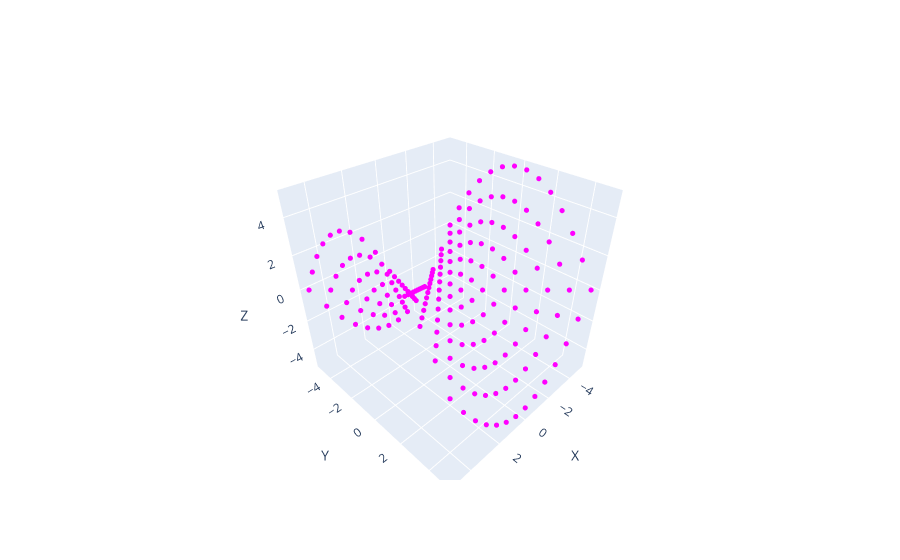

Write notebook code for a chart like this one.
### Code cell
fig = new_fig()

# Ajouter les points à la figure
add_points(points, fig, 'magenta')

fig.show()

### Figure 1 — Plotly figure (JSON) as saved in the notebook; plotly's stock layout.template omitted (floating-point values rounded to 4 significant figures)
{"data": [{"marker": {"color": "magenta", "size": 3}, "mode": "markers", "type": "scatter3d", "x": [-5], "y": [-5], "z": [0]}, {"marker": {"color": "magenta", "size": 3}, "mode": "markers", "type": "scatter3d", "x": [-4.231], "y": [-5], "z": [-1.429]}, {"marker": {"color": "magenta", "size": 3}, "mode": "markers", "type": "scatter3d", "x": [-3.462], "y": [-5], "z": [-2.619]}, {"marker": {"color": "magenta", "size": 3}, "mode": "markers", "type": "scatter3d", "x": [-2.692], "y": [-5], "z": [-3.571]}, {"marker": {"color": "magenta", "size": 3}, "mode": "markers", "type": "scatter3d", "x": [-1.923], "y": [-5], "z": [-4.286]}, {"marker": {"color": "magenta", "size": 3}, "mode": "markers", "type": "scatter3d", "x": [-1.154], "y": [-5], "z": [-4.762]}, {"marker": {"color": "magenta", "size": 3}, "mode": "markers", "type": "scatter3d", "x": [-0.3846], "y": [-5], "z": [-5]}, {"marker": {"color": "magenta", "size": 3}, "mode": "markers", "type": "scatter3d", "x": [0.3846], "y": [-5], "z": [-5]}, {"marker": {"color": "magenta", "size": 3}, "mode": "markers", "type": "scatter3d", "x": [1.154], "y": [-5], "z": [-4.762]}, {"marker": {"color": "magenta", "size": 3}, "mode": "markers", "type": "scatter3d", "x": [1.923], "y": [-5], "z": [-4.286]}, {"marker": {"color": "magenta", "size": 3}, "mode": "markers", "type": "scatter3d", "x": [2.692], "y": [-5], "z": [-3.571]}, {"marker": {"color": "magenta", "size": 3}, "mode": "markers", "type": "scatter3d", "x": [3.462], "y": [-5], "z": [-2.619]}, {"marker": {"color": "magenta", "size": 3}, "mode": "markers", "type": "scatter3d", "x": [4.231], "y": [-5], "z": [-1.429]}, {"marker": {"color": "magenta", "size": 3}, "mode": "markers", "type": "scatter3d", "x": [5], "y": [-5], "z": [0]}, {"marker": {"color": "magenta", "size": 3}, "mode": "markers", "type": "scatter3d", "x": [-5], "y": [-4.231], "z": [1.429]}, {"marker": {"color": "magenta", "size": 3}, "mode": "markers", "type": "scatter3d", "x": [-4.231], "y": [-4.231], "z": [0]}, {"marker": {"color": "magenta", "size": 3}, "mode": "markers", "type": "scatter3d", "x": [-3.462], "y": [-4.231], "z": [-1.19]}, {"marker": {"color": "magenta", "size": 3}, "mode": "markers", "type": "scatter3d", "x": [-2.692], "y": [-4.231], "z": [-2.143]}, {"marker": {"color": "magenta", "size": 3}, "mode": "markers", "type": "scatter3d", "x": [-1.923], "y": [-4.231], "z": [-2.857]}, {"marker": {"color": "magenta", "size": 3}, "mode": "markers", "type": "scatter3d", "x": [-1.154], "y": [-4.231], "z": [-3.333]}, {"marker": {"color": "magenta", "size": 3}, "mode": "markers", "type": "scatter3d", "x": [-0.3846], "y": [-4.231], "z": [-3.571]}, {"marker": {"color": "magenta", "size": 3}, "mode": "markers", "type": "scatter3d", "x": [0.3846], "y": [-4.231], "z": [-3.571]}, {"marker": {"color": "magenta", "size": 3}, "mode": "markers", "type": "scatter3d", "x": [1.154], "y": [-4.231], "z": [-3.333]}, {"marker": {"color": "magenta", "size": 3}, "mode": "markers", "type": "scatter3d", "x": [1.923], "y": [-4.231], "z": [-2.857]}, {"marker": {"color": "magenta", "size": 3}, "mode": "markers", "type": "scatter3d", "x": [2.692], "y": [-4.231], "z": [-2.143]}, {"marker": {"color": "magenta", "size": 3}, "mode": "markers", "type": "scatter3d", "x": [3.462], "y": [-4.231], "z": [-1.19]}, {"marker": {"color": "magenta", "size": 3}, "mode": "markers", "type": "scatter3d", "x": [4.231], "y": [-4.231], "z": [1.43e-15]}, {"marker": {"color": "magenta", "size": 3}, "mode": "markers", "type": "scatter3d", "x": [5], "y": [-4.231], "z": [1.429]}, {"marker": {"color": "magenta", "size": 3}, "mode": "markers", "type": "scatter3d", "x": [-5], "y": [-3.462], "z": [2.619]}, {"marker": {"color": "magenta", "size": 3}, "mode": "markers", "type": "scatter3d", "x": [-4.231], "y": [-3.462], "z": [1.19]}, {"marker": {"color": "magenta", "size": 3}, "mode": "markers", "type": "scatter3d", "x": [-3.462], "y": [-3.462], "z": [0]}, {"marker": {"color": "magenta", "size": 3}, "mode": "markers", "type": "scatter3d", "x": [-2.692], "y": [-3.462], "z": [-0.9524]}, {"marker": {"color": "magenta", "size": 3}, "mode": "markers", "type": "scatter3d", "x": [-1.923], "y": [-3.462], "z": [-1.667]}, {"marker": {"color": "magenta", "size": 3}, "mode": "markers", "type": "scatter3d", "x": [-1.154], "y": [-3.462], "z": [-2.143]}, {"marker": {"color": "magenta", "size": 3}, "mode": "markers", "type": "scatter3d", "x": [-0.3846], "y": [-3.462], "z": [-2.381]}, {"marker": {"color": "magenta", "size": 3}, "mode": "markers", "type": "scatter3d", "x": [0.3846], "y": [-3.462], "z": [-2.381]}, {"marker": {"color": "magenta", "size": 3}, "mode": "markers", "type": "scatter3d", "x": [1.154], "y": [-3.462], "z": [-2.143]}, {"marker": {"color": "magenta", "size": 3}, "mode": "markers", "type": "scatter3d", "x": [1.923], "y": [-3.462], "z": [-1.667]}, {"marker": {"color": "magenta", "size": 3}, "mode": "markers", "type": "scatter3d", "x": [2.692], "y": [-3.462], "z": [-0.9524]}, {"marker": {"color": "magenta", "size": 3}, "mode": "markers", "type": "scatter3d", "x": [3.462], "y": [-3.462], "z": [0]}, {"marker": {"color": "magenta", "size": 3}, "mode": "markers", "type": "scatter3d", "x": [4.231], "y": [-3.462], "z": [1.19]}, {"marker": {"color": "magenta", "size": 3}, "mode": "markers", "type": "scatter3d", "x": [5], "y": [-3.462], "z": [2.619]}, {"marker": {"color": "magenta", "size": 3}, "mode": "markers", "type": "scatter3d", "x": [-5], "y": [-2.692], "z": [3.571]}, {"marker": {"color": "magenta", "size": 3}, "mode": "markers", "type": "scatter3d", "x": [-4.231], "y": [-2.692], "z": [2.143]}, {"marker": {"color": "magenta", "size": 3}, "mode": "markers", "type": "scatter3d", "x": [-3.462], "y": [-2.692], "z": [0.9524]}, {"marker": {"color": "magenta", "size": 3}, "mode": "markers", "type": "scatter3d", "x": [-2.692], "y": [-2.692], "z": [0]}, {"marker": {"color": "magenta", "size": 3}, "mode": "markers", "type": "scatter3d", "x": [-1.923], "y": [-2.692], "z": [-0.7143]}, {"marker": {"color": "magenta", "size": 3}, "mode": "markers", "type": "scatter3d", "x": [-1.154], "y": [-2.692], "z": [-1.19]}, {"marker": {"color": "magenta", "size": 3}, "mode": "markers", "type": "scatter3d", "x": [-0.3846], "y": [-2.692], "z": [-1.429]}, {"marker": {"color": "magenta", "size": 3}, "mode": "markers", "type": "scatter3d", "x": [0.3846], "y": [-2.692], "z": [-1.429]}, {"marker": {"color": "magenta", "size": 3}, "mode": "markers", "type": "scatter3d", "x": [1.154], "y": [-2.692], "z": [-1.19]}, {"marker": {"color": "magenta", "size": 3}, "mode": "markers", "type": "scatter3d", "x": [1.923], "y": [-2.692], "z": [-0.7143]}, {"marker": {"color": "magenta", "size": 3}, "mode": "markers", "type": "scatter3d", "x": [2.692], "y": [-2.692], "z": [3.574e-16]}, {"marker": {"color": "magenta", "size": 3}, "mode": "markers", "type": "scatter3d", "x": [3.462], "y": [-2.692], "z": [0.9524]}, {"marker": {"color": "magenta", "size": 3}, "mode": "markers", "type": "scatter3d", "x": [4.231], "y": [-2.692], "z": [2.143]}, {"marker": {"color": "magenta", "size": 3}, "mode": "markers", "type": "scatter3d", "x": [5], "y": [-2.692], "z": [3.571]}, {"marker": {"color": "magenta", "size": 3}, "mode": "markers", "type": "scatter3d", "x": [-5], "y": [-1.923], "z": [4.286]}, {"marker": {"color": "magenta", "size": 3}, "mode": "markers", "type": "scatter3d", "x": [-4.231], "y": [-1.923], "z": [2.857]}, {"marker": {"color": "magenta", "size": 3}, "mode": "markers", "type": "scatter3d", "x": [-3.462], "y": [-1.923], "z": [1.667]}, {"marker": {"color": "magenta", "size": 3}, "mode": "markers", "type": "scatter3d", "x": [-2.692], "y": [-1.923], "z": [0.7143]}, {"marker": {"color": "magenta", "size": 3}, "mode": "markers", "type": "scatter3d", "x": [-1.923], "y": [-1.923], "z": [0]}, {"marker": {"color": "magenta", "size": 3}, "mode": "markers", "type": "scatter3d", "x": [-1.154], "y": [-1.923], "z": [-0.4762]}, {"marker": {"color": "magenta", "size": 3}, "mode": "markers", "type": "scatter3d", "x": [-0.3846], "y": [-1.923], "z": [-0.7143]}, {"marker": {"color": "magenta", "size": 3}, "mode": "markers", "type": "scatter3d", "x": [0.3846], "y": [-1.923], "z": [-0.7143]}, {"marker": {"color": "magenta", "size": 3}, "mode": "markers", "type": "scatter3d", "x": [1.154], "y": [-1.923], "z": [-0.4762]}, {"marker": {"color": "magenta", "size": 3}, "mode": "markers", "type": "scatter3d", "x": [1.923], "y": [-1.923], "z": [3.574e-16]}, {"marker": {"color": "magenta", "size": 3}, "mode": "markers", "type": "scatter3d", "x": [2.692], "y": [-1.923], "z": [0.7143]}, {"marker": {"color": "magenta", "size": 3}, "mode": "markers", "type": "scatter3d", "x": [3.462], "y": [-1.923], "z": [1.667]}, {"marker": {"color": "magenta", "size": 3}, "mode": "markers", "type": "scatter3d", "x": [4.231], "y": [-1.923], "z": [2.857]}, {"marker": {"color": "magenta", "size": 3}, "mode": "markers", "type": "scatter3d", "x": [5], "y": [-1.923], "z": [4.286]}, {"marker": {"color": "magenta", "size": 3}, "mode": "markers", "type": "scatter3d", "x": [-5], "y": [-1.154], "z": [4.762]}, {"marker": {"color": "magenta", "size": 3}, "mode": "markers", "type": "scatter3d", "x": [-4.231], "y": [-1.154], "z": [3.333]}, {"marker": {"color": "magenta", "size": 3}, "mode": "markers", "type": "scatter3d", "x": [-3.462], "y": [-1.154], "z": [2.143]}, {"marker": {"color": "magenta", "size": 3}, "mode": "markers", "type": "scatter3d", "x": [-2.692], "y": [-1.154], "z": [1.19]}, {"marker": {"color": "magenta", "size": 3}, "mode": "markers", "type": "scatter3d", "x": [-1.923], "y": [-1.154], "z": [0.4762]}, {"marker": {"color": "magenta", "size": 3}, "mode": "markers", "type": "scatter3d", "x": [-1.154], "y": [-1.154], "z": [0]}, {"marker": {"color": "magenta", "size": 3}, "mode": "markers", "type": "scatter3d", "x": [-0.3846], "y": [-1.154], "z": [-0.2381]}, {"marker": {"color": "magenta", "size": 3}, "mode": "markers", "type": "scatter3d", "x": [0.3846], "y": [-1.154], "z": [-0.2381]}, {"marker": {"color": "magenta", "size": 3}, "mode": "markers", "type": "scatter3d", "x": [1.154], "y": [-1.154], "z": [2.234e-16]}, {"marker": {"color": "magenta", "size": 3}, "mode": "markers", "type": "scatter3d", "x": [1.923], "y": [-1.154], "z": [0.4762]}, {"marker": {"color": "magenta", "size": 3}, "mode": "markers", "type": "scatter3d", "x": [2.692], "y": [-1.154], "z": [1.19]}, {"marker": {"color": "magenta", "size": 3}, "mode": "markers", "type": "scatter3d", "x": [3.462], "y": [-1.154], "z": [2.143]}, {"marker": {"color": "magenta", "size": 3}, "mode": "markers", "type": "scatter3d", "x": [4.231], "y": [-1.154], "z": [3.333]}, {"marker": {"color": "magenta", "size": 3}, "mode": "markers", "type": "scatter3d", "x": [5], "y": [-1.154], "z": [4.762]}, {"marker": {"color": "magenta", "size": 3}, "mode": "markers", "type": "scatter3d", "x": [-5], "y": [-0.3846], "z": [5]}, {"marker": {"color": "magenta", "size": 3}, "mode": "markers", "type": "scatter3d", "x": [-4.231], "y": [-0.3846], "z": [3.571]}, {"marker": {"color": "magenta", "size": 3}, "mode": "markers", "type": "scatter3d", "x": [-3.462], "y": [-0.3846], "z": [2.381]}, {"marker": {"color": "magenta", "size": 3}, "mode": "markers", "type": "scatter3d", "x": [-2.692], "y": [-0.3846], "z": [1.429]}, {"marker": {"color": "magenta", "size": 3}, "mode": "markers", "type": "scatter3d", "x": [-1.923], "y": [-0.3846], "z": [0.7143]}, {"marker": {"color": "magenta", "size": 3}, "mode": "markers", "type": "scatter3d", "x": [-1.154], "y": [-0.3846], "z": [0.2381]}, {"marker": {"color": "magenta", "size": 3}, "mode": "markers", "type": "scatter3d", "x": [-0.3846], "y": [-0.3846], "z": [0]}, {"marker": {"color": "magenta", "size": 3}, "mode": "markers", "type": "scatter3d", "x": [0.3846], "y": [-0.3846], "z": [1.34e-16]}, {"marker": {"color": "magenta", "size": 3}, "mode": "markers", "type": "scatter3d", "x": [1.154], "y": [-0.3846], "z": [0.2381]}, {"marker": {"color": "magenta", "size": 3}, "mode": "markers", "type": "scatter3d", "x": [1.923], "y": [-0.3846], "z": [0.7143]}, {"marker": {"color": "magenta", "size": 3}, "mode": "markers", "type": "scatter3d", "x": [2.692], "y": [-0.3846], "z": [1.429]}, {"marker": {"color": "magenta", "size": 3}, "mode": "markers", "type": "scatter3d", "x": [3.462], "y": [-0.3846], "z": [2.381]}, {"marker": {"color": "magenta", "size": 3}, "mode": "markers", "type": "scatter3d", "x": [4.231], "y": [-0.3846], "z": [3.571]}, {"marker": {"color": "magenta", "size": 3}, "mode": "markers", "type": "scatter3d", "x": [5], "y": [-0.3846], "z": [5]}, {"marker": {"color": "magenta", "size": 3}, "mode": "markers", "type": "scatter3d", "x": [-5], "y": [0.3846], "z": [5]}, {"marker": {"color": "magenta", "size": 3}, "mode": "markers", "type": "scatter3d", "x": [-4.231], "y": [0.3846], "z": [3.571]}, {"marker": {"color": "magenta", "size": 3}, "mode": "markers", "type": "scatter3d", "x": [-3.462], "y": [0.3846], "z": [2.381]}, {"marker": {"color": "magenta", "size": 3}, "mode": "markers", "type": "scatter3d", "x": [-2.692], "y": [0.3846], "z": [1.429]}, {"marker": {"color": "magenta", "size": 3}, "mode": "markers", "type": "scatter3d", "x": [-1.923], "y": [0.3846], "z": [0.7143]}, {"marker": {"color": "magenta", "size": 3}, "mode": "markers", "type": "scatter3d", "x": [-1.154], "y": [0.3846], "z": [0.2381]}, {"marker": {"color": "magenta", "size": 3}, "mode": "markers", "type": "scatter3d", "x": [-0.3846], "y": [0.3846], "z": [-1.34e-16]}, {"marker": {"color": "magenta", "size": 3}, "mode": "markers", "type": "scatter3d", "x": [0.3846], "y": [0.3846], "z": [0]}, {"marker": {"color": "magenta", "size": 3}, "mode": "markers", "type": "scatter3d", "x": [1.154], "y": [0.3846], "z": [0.2381]}, {"marker": {"color": "magenta", "size": 3}, "mode": "markers", "type": "scatter3d", "x": [1.923], "y": [0.3846], "z": [0.7143]}, {"marker": {"color": "magenta", "size": 3}, "mode": "markers", "type": "scatter3d", "x": [2.692], "y": [0.3846], "z": [1.429]}, {"marker": {"color": "magenta", "size": 3}, "mode": "markers", "type": "scatter3d", "x": [3.462], "y": [0.3846], "z": [2.381]}, {"marker": {"color": "magenta", "size": 3}, "mode": "markers", "type": "scatter3d", "x": [4.231], "y": [0.3846], "z": [3.571]}, {"marker": {"color": "magenta", "size": 3}, "mode": "markers", "type": "scatter3d", "x": [5], "y": [0.3846], "z": [5]}, {"marker": {"color": "magenta", "size": 3}, "mode": "markers", "type": "scatter3d", "x": [-5], "y": [1.154], "z": [4.762]}, {"marker": {"color": "magenta", "size": 3}, "mode": "markers", "type": "scatter3d", "x": [-4.231], "y": [1.154], "z": [3.333]}, {"marker": {"color": "magenta", "size": 3}, "mode": "markers", "type": "scatter3d", "x": [-3.462], "y": [1.154], "z": [2.143]}, {"marker": {"color": "magenta", "size": 3}, "mode": "markers", "type": "scatter3d", "x": [-2.692], "y": [1.154], "z": [1.19]}, {"marker": {"color": "magenta", "size": 3}, "mode": "markers", "type": "scatter3d", "x": [-1.923], "y": [1.154], "z": [0.4762]}, {"marker": {"color": "magenta", "size": 3}, "mode": "markers", "type": "scatter3d", "x": [-1.154], "y": [1.154], "z": [-2.234e-16]}, {"marker": {"color": "magenta", "size": 3}, "mode": "markers", "type": "scatter3d", "x": [-0.3846], "y": [1.154], "z": [-0.2381]}, {"marker": {"color": "magenta", "size": 3}, "mode": "markers", "type": "scatter3d", "x": [0.3846], "y": [1.154], "z": [-0.2381]}, {"marker": {"color": "magenta", "size": 3}, "mode": "markers", "type": "scatter3d", "x": [1.154], "y": [1.154], "z": [0]}, {"marker": {"color": "magenta", "size": 3}, "mode": "markers", "type": "scatter3d", "x": [1.923], "y": [1.154], "z": [0.4762]}, {"marker": {"color": "magenta", "size": 3}, "mode": "markers", "type": "scatter3d", "x": [2.692], "y": [1.154], "z": [1.19]}, {"marker": {"color": "magenta", "size": 3}, "mode": "markers", "type": "scatter3d", "x": [3.462], "y": [1.154], "z": [2.143]}, {"marker": {"color": "magenta", "size": 3}, "mode": "markers", "type": "scatter3d", "x": [4.231], "y": [1.154], "z": [3.333]}, {"marker": {"color": "magenta", "size": 3}, "mode": "markers", "type": "scatter3d", "x": [5], "y": [1.154], "z": [4.762]}, {"marker": {"color": "magenta", "size": 3}, "mode": "markers", "type": "scatter3d", "x": [-5], "y": [1.923], "z": [4.286]}, {"marker": {"color": "magenta", "size": 3}, "mode": "markers", "type": "scatter3d", "x": [-4.231], "y": [1.923], "z": [2.857]}, {"marker": {"color": "magenta", "size": 3}, "mode": "markers", "type": "scatter3d", "x": [-3.462], "y": [1.923], "z": [1.667]}, {"marker": {"color": "magenta", "size": 3}, "mode": "markers", "type": "scatter3d", "x": [-2.692], "y": [1.923], "z": [0.7143]}, {"marker": {"color": "magenta", "size": 3}, "mode": "markers", "type": "scatter3d", "x": [-1.923], "y": [1.923], "z": [-3.574e-16]}, {"marker": {"color": "magenta", "size": 3}, "mode": "markers", "type": "scatter3d", "x": [-1.154], "y": [1.923], "z": [-0.4762]}, {"marker": {"color": "magenta", "size": 3}, "mode": "markers", "type": "scatter3d", "x": [-0.3846], "y": [1.923], "z": [-0.7143]}, {"marker": {"color": "magenta", "size": 3}, "mode": "markers", "type": "scatter3d", "x": [0.3846], "y": [1.923], "z": [-0.7143]}, {"marker": {"color": "magenta", "size": 3}, "mode": "markers", "type": "scatter3d", "x": [1.154], "y": [1.923], "z": [-0.4762]}, {"marker": {"color": "magenta", "size": 3}, "mode": "markers", "type": "scatter3d", "x": [1.923], "y": [1.923], "z": [0]}, {"marker": {"color": "magenta", "size": 3}, "mode": "markers", "type": "scatter3d", "x": [2.692], "y": [1.923], "z": [0.7143]}, {"marker": {"color": "magenta", "size": 3}, "mode": "markers", "type": "scatter3d", "x": [3.462], "y": [1.923], "z": [1.667]}, {"marker": {"color": "magenta", "size": 3}, "mode": "markers", "type": "scatter3d", "x": [4.231], "y": [1.923], "z": [2.857]}, {"marker": {"color": "magenta", "size": 3}, "mode": "markers", "type": "scatter3d", "x": [5], "y": [1.923], "z": [4.286]}, {"marker": {"color": "magenta", "size": 3}, "mode": "markers", "type": "scatter3d", "x": [-5], "y": [2.692], "z": [3.571]}, {"marker": {"color": "magenta", "size": 3}, "mode": "markers", "type": "scatter3d", "x": [-4.231], "y": [2.692], "z": [2.143]}, {"marker": {"color": "magenta", "size": 3}, "mode": "markers", "type": "scatter3d", "x": [-3.462], "y": [2.692], "z": [0.9524]}, {"marker": {"color": "magenta", "size": 3}, "mode": "markers", "type": "scatter3d", "x": [-2.692], "y": [2.692], "z": [-3.574e-16]}, {"marker": {"color": "magenta", "size": 3}, "mode": "markers", "type": "scatter3d", "x": [-1.923], "y": [2.692], "z": [-0.7143]}, {"marker": {"color": "magenta", "size": 3}, "mode": "markers", "type": "scatter3d", "x": [-1.154], "y": [2.692], "z": [-1.19]}, {"marker": {"color": "magenta", "size": 3}, "mode": "markers", "type": "scatter3d", "x": [-0.3846], "y": [2.692], "z": [-1.429]}, {"marker": {"color": "magenta", "size": 3}, "mode": "markers", "type": "scatter3d", "x": [0.3846], "y": [2.692], "z": [-1.429]}, {"marker": {"color": "magenta", "size": 3}, "mode": "markers", "type": "scatter3d", "x": [1.154], "y": [2.692], "z": [-1.19]}, {"marker": {"color": "magenta", "size": 3}, "mode": "markers", "type": "scatter3d", "x": [1.923], "y": [2.692], "z": [-0.7143]}, {"marker": {"color": "magenta", "size": 3}, "mode": "markers", "type": "scatter3d", "x": [2.692], "y": [2.692], "z": [0]}, {"marker": {"color": "magenta", "size": 3}, "mode": "markers", "type": "scatter3d", "x": [3.462], "y": [2.692], "z": [0.9524]}, {"marker": {"color": "magenta", "size": 3}, "mode": "markers", "type": "scatter3d", "x": [4.231], "y": [2.692], "z": [2.143]}, {"marker": {"color": "magenta", "size": 3}, "mode": "markers", "type": "scatter3d", "x": [5], "y": [2.692], "z": [3.571]}, {"marker": {"color": "magenta", "size": 3}, "mode": "markers", "type": "scatter3d", "x": [-5], "y": [3.462], "z": [2.619]}, {"marker": {"color": "magenta", "size": 3}, "mode": "markers", "type": "scatter3d", "x": [-4.231], "y": [3.462], "z": [1.19]}, {"marker": {"color": "magenta", "size": 3}, "mode": "markers", "type": "scatter3d", "x": [-3.462], "y": [3.462], "z": [0]}, {"marker": {"color": "magenta", "size": 3}, "mode": "markers", "type": "scatter3d", "x": [-2.692], "y": [3.462], "z": [-0.9524]}, {"marker": {"color": "magenta", "size": 3}, "mode": "markers", "type": "scatter3d", "x": [-1.923], "y": [3.462], "z": [-1.667]}, {"marker": {"color": "magenta", "size": 3}, "mode": "markers", "type": "scatter3d", "x": [-1.154], "y": [3.462], "z": [-2.143]}, {"marker": {"color": "magenta", "size": 3}, "mode": "markers", "type": "scatter3d", "x": [-0.3846], "y": [3.462], "z": [-2.381]}, {"marker": {"color": "magenta", "size": 3}, "mode": "markers", "type": "scatter3d", "x": [0.3846], "y": [3.462], "z": [-2.381]}, {"marker": {"color": "magenta", "size": 3}, "mode": "markers", "type": "scatter3d", "x": [1.154], "y": [3.462], "z": [-2.143]}, {"marker": {"color": "magenta", "size": 3}, "mode": "markers", "type": "scatter3d", "x": [1.923], "y": [3.462], "z": [-1.667]}, {"marker": {"color": "magenta", "size": 3}, "mode": "markers", "type": "scatter3d", "x": [2.692], "y": [3.462], "z": [-0.9524]}, {"marker": {"color": "magenta", "size": 3}, "mode": "markers", "type": "scatter3d", "x": [3.462], "y": [3.462], "z": [0]}, {"marker": {"color": "magenta", "size": 3}, "mode": "markers", "type": "scatter3d", "x": [4.231], "y": [3.462], "z": [1.19]}, {"marker": {"color": "magenta", "size": 3}, "mode": "markers", "type": "scatter3d", "x": [5], "y": [3.462], "z": [2.619]}, {"marker": {"color": "magenta", "size": 3}, "mode": "markers", "type": "scatter3d", "x": [-5], "y": [4.231], "z": [1.429]}, {"marker": {"color": "magenta", "size": 3}, "mode": "markers", "type": "scatter3d", "x": [-4.231], "y": [4.231], "z": [-1.43e-15]}, {"marker": {"color": "magenta", "size": 3}, "mode": "markers", "type": "scatter3d", "x": [-3.462], "y": [4.231], "z": [-1.19]}, {"marker": {"color": "magenta", "size": 3}, "mode": "markers", "type": "scatter3d", "x": [-2.692], "y": [4.231], "z": [-2.143]}, {"marker": {"color": "magenta", "size": 3}, "mode": "markers", "type": "scatter3d", "x": [-1.923], "y": [4.231], "z": [-2.857]}, {"marker": {"color": "magenta", "size": 3}, "mode": "markers", "type": "scatter3d", "x": [-1.154], "y": [4.231], "z": [-3.333]}, {"marker": {"color": "magenta", "size": 3}, "mode": "markers", "type": "scatter3d", "x": [-0.3846], "y": [4.231], "z": [-3.571]}, {"marker": {"color": "magenta", "size": 3}, "mode": "markers", "type": "scatter3d", "x": [0.3846], "y": [4.231], "z": [-3.571]}, {"marker": {"color": "magenta", "size": 3}, "mode": "markers", "type": "scatter3d", "x": [1.154], "y": [4.231], "z": [-3.333]}, {"marker": {"color": "magenta", "size": 3}, "mode": "markers", "type": "scatter3d", "x": [1.923], "y": [4.231], "z": [-2.857]}, {"marker": {"color": "magenta", "size": 3}, "mode": "markers", "type": "scatter3d", "x": [2.692], "y": [4.231], "z": [-2.143]}, {"marker": {"color": "magenta", "size": 3}, "mode": "markers", "type": "scatter3d", "x": [3.462], "y": [4.231], "z": [-1.19]}, {"marker": {"color": "magenta", "size": 3}, "mode": "markers", "type": "scatter3d", "x": [4.231], "y": [4.231], "z": [0]}, {"marker": {"color": "magenta", "size": 3}, "mode": "markers", "type": "scatter3d", "x": [5], "y": [4.231], "z": [1.429]}, {"marker": {"color": "magenta", "size": 3}, "mode": "markers", "type": "scatter3d", "x": [-5], "y": [5], "z": [0]}, {"marker": {"color": "magenta", "size": 3}, "mode": "markers", "type": "scatter3d", "x": [-4.231], "y": [5], "z": [-1.429]}, {"marker": {"color": "magenta", "size": 3}, "mode": "markers", "type": "scatter3d", "x": [-3.462], "y": [5], "z": [-2.619]}, {"marker": {"color": "magenta", "size": 3}, "mode": "markers", "type": "scatter3d", "x": [-2.692], "y": [5], "z": [-3.571]}, {"marker": {"color": "magenta", "size": 3}, "mode": "markers", "type": "scatter3d", "x": [-1.923], "y": [5], "z": [-4.286]}, {"marker": {"color": "magenta", "size": 3}, "mode": "markers", "type": "scatter3d", "x": [-1.154], "y": [5], "z": [-4.762]}, {"marker": {"color": "magenta", "size": 3}, "mode": "markers", "type": "scatter3d", "x": [-0.3846], "y": [5], "z": [-5]}, {"marker": {"color": "magenta", "size": 3}, "mode": "markers", "type": "scatter3d", "x": [0.3846], "y": [5], "z": [-5]}, {"marker": {"color": "magenta", "size": 3}, "mode": "markers", "type": "scatter3d", "x": [1.154], "y": [5], "z": [-4.762]}, {"marker": {"color": "magenta", "size": 3}, "mode": "markers", "type": "scatter3d", "x": [1.923], "y": [5], "z": [-4.286]}, {"marker": {"color": "magenta", "size": 3}, "mode": "markers", "type": "scatter3d", "x": [2.692], "y": [5], "z": [-3.571]}, {"marker": {"color": "magenta", "size": 3}, "mode": "markers", "type": "scatter3d", "x": [3.462], "y": [5], "z": [-2.619]}, {"marker": {"color": "magenta", "size": 3}, "mode": "markers", "type": "scatter3d", "x": [4.231], "y": [5], "z": [-1.429]}, {"marker": {"color": "magenta", "size": 3}, "mode": "markers", "type": "scatter3d", "x": [5], "y": [5], "z": [0]}], "layout": {"scene": {"xaxis": {"title": {"text": "X"}}, "yaxis": {"title": {"text": "Y"}}, "zaxis": {"title": {"text": "Z"}}}, "showlegend": false}}
